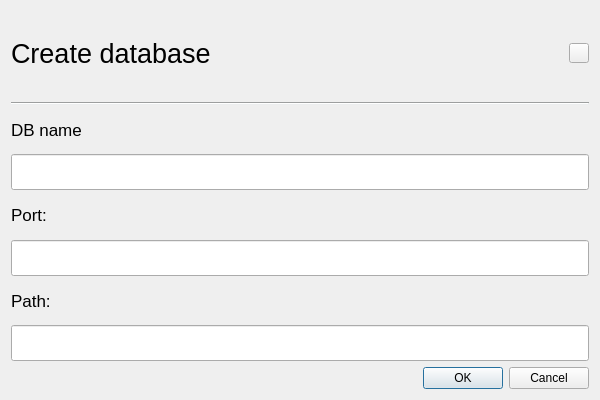
<?xml version="1.0" encoding="UTF-8"?>
<ui version="4.0">
 <class>Dialog</class>
 <widget class="QDialog" name="Dialog">
  <property name="geometry">
   <rect>
    <x>0</x>
    <y>0</y>
    <width>600</width>
    <height>400</height>
   </rect>
  </property>
  <property name="windowTitle">
   <string>Dialog</string>
  </property>
  <layout class="QGridLayout" name="gridLayout">
   <item row="7" column="0">
    <widget class="QLabel" name="label_2">
     <property name="font">
      <font>
       <family>Segoe UI</family>
       <pointsize>13</pointsize>
      </font>
     </property>
     <property name="text">
      <string>Path:</string>
     </property>
    </widget>
   </item>
   <item row="0" column="0">
    <widget class="QWidget" name="verticalWidget" native="true">
     <property name="sizePolicy">
      <sizepolicy hsizetype="Preferred" vsizetype="Fixed">
       <horstretch>0</horstretch>
       <verstretch>0</verstretch>
      </sizepolicy>
     </property>
     <property name="minimumSize">
      <size>
       <width>0</width>
       <height>85</height>
      </size>
     </property>
     <property name="maximumSize">
      <size>
       <width>16777215</width>
       <height>85</height>
      </size>
     </property>
     <layout class="QHBoxLayout" name="horizontalLayout">
      <property name="leftMargin">
       <number>0</number>
      </property>
      <property name="topMargin">
       <number>15</number>
      </property>
      <property name="rightMargin">
       <number>0</number>
      </property>
      <property name="bottomMargin">
       <number>15</number>
      </property>
      <item>
       <widget class="QLabel" name="label">
        <property name="sizePolicy">
         <sizepolicy hsizetype="Preferred" vsizetype="Fixed">
          <horstretch>0</horstretch>
          <verstretch>0</verstretch>
         </sizepolicy>
        </property>
        <property name="minimumSize">
         <size>
          <width>0</width>
          <height>24</height>
         </size>
        </property>
        <property name="maximumSize">
         <size>
          <width>16777215</width>
          <height>24</height>
         </size>
        </property>
        <property name="font">
         <font>
          <family>Segoe UI</family>
          <pointsize>20</pointsize>
          <weight>50</weight>
          <bold>false</bold>
         </font>
        </property>
        <property name="text">
         <string>Create database</string>
        </property>
       </widget>
      </item>
      <item>
       <widget class="QPushButton" name="pushButton">
        <property name="sizePolicy">
         <sizepolicy hsizetype="Fixed" vsizetype="Fixed">
          <horstretch>0</horstretch>
          <verstretch>0</verstretch>
         </sizepolicy>
        </property>
        <property name="minimumSize">
         <size>
          <width>20</width>
          <height>20</height>
         </size>
        </property>
        <property name="maximumSize">
         <size>
          <width>20</width>
          <height>20</height>
         </size>
        </property>
        <property name="font">
         <font>
          <pointsize>14</pointsize>
         </font>
        </property>
        <property name="text">
         <string/>
        </property>
        <property name="icon">
         <iconset resource="../../NBAdmin/res.qrc">
          <normaloff>:/images/close.svg</normaloff>:/images/close.svg</iconset>
        </property>
       </widget>
      </item>
     </layout>
    </widget>
   </item>
   <item row="8" column="0">
    <widget class="QLineEdit" name="lineEdit_3">
     <property name="minimumSize">
      <size>
       <width>0</width>
       <height>36</height>
      </size>
     </property>
     <property name="maximumSize">
      <size>
       <width>16777215</width>
       <height>36</height>
      </size>
     </property>
     <property name="font">
      <font>
       <family>Segoe UI</family>
       <pointsize>13</pointsize>
      </font>
     </property>
     <property name="styleSheet">
      <string notr="true">QLineEdit:focus {
	border: 10px solid #999;
}

QLineEdit:focus {
	border-color: #80bdff;
}</string>
     </property>
    </widget>
   </item>
   <item row="6" column="0">
    <widget class="QLineEdit" name="lineEdit_2">
     <property name="minimumSize">
      <size>
       <width>0</width>
       <height>36</height>
      </size>
     </property>
     <property name="maximumSize">
      <size>
       <width>16777215</width>
       <height>36</height>
      </size>
     </property>
     <property name="font">
      <font>
       <family>Segoe UI</family>
       <pointsize>13</pointsize>
      </font>
     </property>
     <property name="styleSheet">
      <string notr="true">QLineEdit:focus {
	border: 10px solid #999;
}

QLineEdit:focus {
	border-color: #80bdff;
}</string>
     </property>
    </widget>
   </item>
   <item row="2" column="0">
    <widget class="QLabel" name="label_4">
     <property name="font">
      <font>
       <family>Segoe UI</family>
       <pointsize>13</pointsize>
      </font>
     </property>
     <property name="text">
      <string>DB name</string>
     </property>
    </widget>
   </item>
   <item row="3" column="0">
    <widget class="QLineEdit" name="lineEdit">
     <property name="minimumSize">
      <size>
       <width>0</width>
       <height>36</height>
      </size>
     </property>
     <property name="maximumSize">
      <size>
       <width>16777215</width>
       <height>36</height>
      </size>
     </property>
     <property name="styleSheet">
      <string notr="true">QLineEdit:focus {
	border: 10px solid #999;
}

QLineEdit:focus {
	border-color: #80bdff;
}</string>
     </property>
    </widget>
   </item>
   <item row="4" column="0">
    <widget class="QLabel" name="label_3">
     <property name="font">
      <font>
       <family>Segoe UI</family>
       <pointsize>13</pointsize>
      </font>
     </property>
     <property name="text">
      <string>Port:</string>
     </property>
    </widget>
   </item>
   <item row="1" column="0">
    <widget class="Line" name="line">
     <property name="sizePolicy">
      <sizepolicy hsizetype="Preferred" vsizetype="Fixed">
       <horstretch>0</horstretch>
       <verstretch>0</verstretch>
      </sizepolicy>
     </property>
     <property name="styleSheet">
      <string notr="true">background: #eceeef;</string>
     </property>
     <property name="orientation">
      <enum>Qt::Horizontal</enum>
     </property>
    </widget>
   </item>
   <item row="9" column="0">
    <widget class="QDialogButtonBox" name="buttonBox">
     <property name="orientation">
      <enum>Qt::Horizontal</enum>
     </property>
     <property name="standardButtons">
      <set>QDialogButtonBox::Cancel|QDialogButtonBox::Ok</set>
     </property>
    </widget>
   </item>
  </layout>
 </widget>
 <resources>
  <include location="../../NBAdmin/res.qrc"/>
 </resources>
 <connections>
  <connection>
   <sender>buttonBox</sender>
   <signal>accepted()</signal>
   <receiver>Dialog</receiver>
   <slot>accept()</slot>
   <hints>
    <hint type="sourcelabel">
     <x>248</x>
     <y>254</y>
    </hint>
    <hint type="destinationlabel">
     <x>157</x>
     <y>274</y>
    </hint>
   </hints>
  </connection>
  <connection>
   <sender>buttonBox</sender>
   <signal>rejected()</signal>
   <receiver>Dialog</receiver>
   <slot>reject()</slot>
   <hints>
    <hint type="sourcelabel">
     <x>316</x>
     <y>260</y>
    </hint>
    <hint type="destinationlabel">
     <x>286</x>
     <y>274</y>
    </hint>
   </hints>
  </connection>
 </connections>
</ui>
